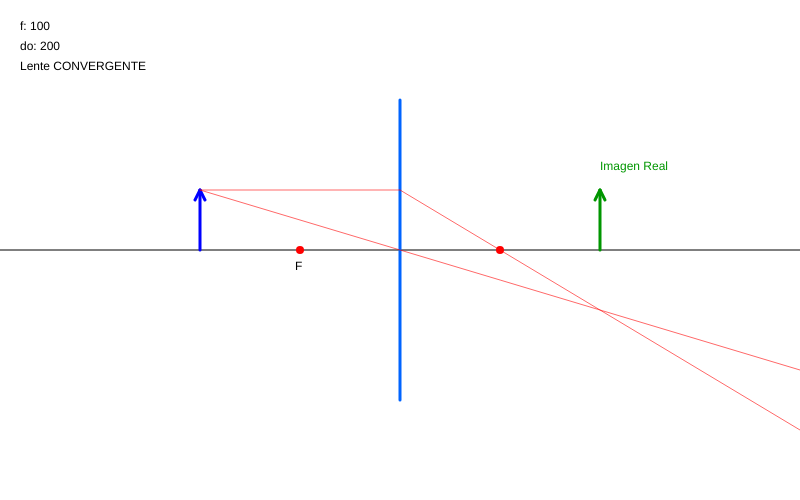
Frame 1 (no input)
Frame 60 (no input): identical to frame 1, image omitted
Frame 120 (the mouse pressed at the canvas centre since frame 60): identical to frame 1, image omitted

The p5.js sketch that drew this single still picture (run headless with seeded random() and noise() and a simulated clock; from frame 60 on, the mouse is pressed at the canvas centre):

// p5.js sketch
// ── sketch.js


/* Simulador de Lentes Delgadas (p5.js Sketch)
  Autor: Gemini AI
  Instrucciones: Copia esto en https://editor.p5js.org/
*/

let fSlider, doSlider, hoSlider;

function setup() {
  createCanvas(800, 500);
  
  // Crear controles
  createP('Distancia Focal (Negativo = Divergente, Positivo = Convergente)').position(10, 510);
  fSlider = createSlider(-150, 150, 100, 10);
  fSlider.position(10, 540);
  fSlider.style('width', '200px');
  
  createP('Distancia del Objeto').position(250, 510);
  doSlider = createSlider(10, 350, 200, 10);
  doSlider.position(250, 540);
  doSlider.style('width', '200px');
  
  createP('Altura del Objeto').position(500, 510);
  hoSlider = createSlider(10, 100, 60, 5);
  hoSlider.position(500, 540);
}

function draw() {
  background(255);
  
  let f = fSlider.value();
  if (f === 0) f = 1; // Evitar error div/0
  let doVal = doSlider.value();
  let ho = hoSlider.value();
  
  let cx = width / 2;
  let cy = height / 2;
  
  // Texto de valores
  fill(0); noStroke();
  text(`f: ${f}`, 20, 30);
  text(`do: ${doVal}`, 20, 50);
  text(f > 0 ? "Lente CONVERGENTE" : "Lente DIVERGENTE", 20, 70);
  
  // 1. DIBUJAR ESCENARIO
  // Eje óptico
  stroke(0); strokeWeight(1);
  line(0, cy, width, cy);
  
  // Lente
  stroke(0, 100, 255); strokeWeight(3);
  line(cx, cy - 150, cx, cy + 150);
  
  // Focos
  fill(255, 0, 0); noStroke();
  ellipse(cx - f, cy, 8, 8); // Foco izquierdo
  ellipse(cx + f, cy, 8, 8); // Foco derecho
  fill(0); text("F", cx - f - 5, cy + 20);
  
  // 2. CÁLCULOS
  // 1/f = 1/do + 1/di  =>  di = (f*do)/(do-f)
  let di = (f * doVal) / (doVal - f);
  let m = -di / doVal;
  let hi = m * ho;
  
  let objX = cx - doVal;
  let objY = cy - ho;
  let imgX = cx + di;
  let imgY = cy + hi; // p5 coordenadas Y crecen hacia abajo
  
  // 3. DIBUJAR OBJETO (Flecha azul)
  drawArrow(objX, cy, objX, objY, color(0, 0, 255));
  
  // 4. DIBUJAR IMAGEN (Flecha verde)
  // Verificar si es imagen virtual (mismo lado que objeto)
  let isVirtual = (di < 0); 
  let imgColor = isVirtual ? color(0, 150, 0, 100) : color(0, 150, 0);
  
  if (abs(di) < 3000) {
    drawArrow(imgX, cy, imgX, imgY, imgColor);
    noStroke(); fill(0, 150, 0);
    text(isVirtual ? "Imagen Virtual" : "Imagen Real", imgX, imgY + (hi > 0 ? 20 : -20));
  }
  
  // 5. TRAZADO DE RAYOS
  stroke(255, 0, 0, 150); strokeWeight(1);
  
  // Rayo 1: Paralelo -> Foco
  line(objX, objY, cx, objY); // Al lente
  if (f > 0) {
    // Convergente: Pasa por el foco del otro lado
    lineFull(cx, objY, cx + f, cy);
  } else {
    // Divergente: Diverge como si viniera del foco de este lado
    lineFull(cx, objY, cx + 500, objY + (objY - cy)*500/abs(f)); // Proyección hacia afuera
    drawingContext.setLineDash([5, 5]); // Punteado hacia atrás
    line(cx, objY, cx + f, cy);
    drawingContext.setLineDash([]);
  }
  
  // Rayo 2: Centro óptico (pasa recto)
  lineFull(objX, objY, cx, cy);
}

// Función auxiliar para dibujar flechas
function drawArrow(x1, y1, x2, y2, col) {
  stroke(col); strokeWeight(3);
  line(x1, y1, x2, y2);
  push();
  translate(x2, y2);
  let angle = atan2(y2 - y1, x2 - x1);
  rotate(angle);
  let arrowSize = 10;
  line(0, 0, -arrowSize, arrowSize/2);
  line(0, 0, -arrowSize, -arrowSize/2);
  pop();
}

// Dibuja una línea que se extiende para llenar la pantalla
function lineFull(x1, y1, x2, y2) {
  let angle = atan2(y2 - y1, x2 - x1);
  let dist = 2000;
  line(x1, y1, x1 + cos(angle)*dist, y1 + sin(angle)*dist);
}
